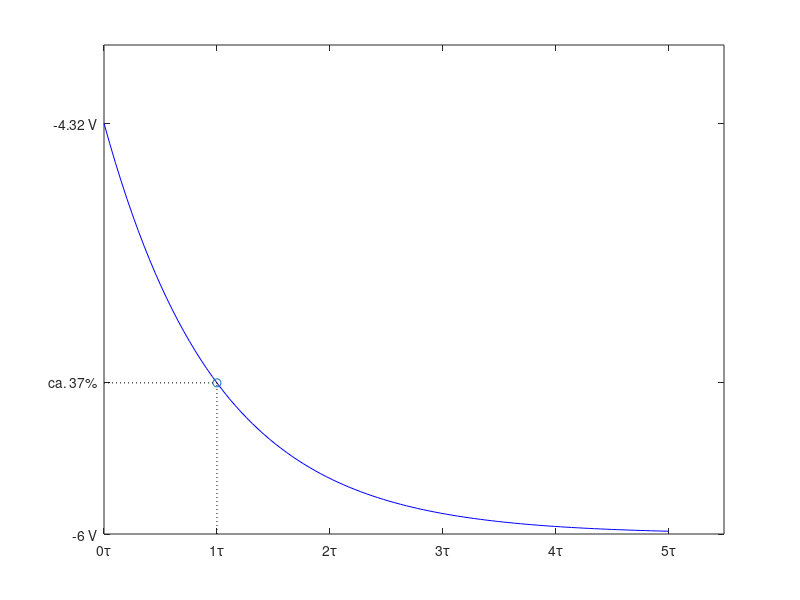

The MATLAB script that drew this image:
clc
Ohm = char(hex2dec('03A9'));

%% Variablendefinition der bekannten Werte

r1 = 4;
r2 = 6;
r3 = 10;
r4 = 8;
r5 = 5;
r6 = 12;
r7 = 20;

C = 15*10^(-6);
Us1 = 10;
Is2 = (120*10^(-3));
Is3 = 0.5;
T_0 = 100*10^(-3);

g1 = 1/r1;
g2 = 1/r2;
g3 = 1/r3;
g4 = 1/r4;
g5 = 1/r5;
g6 = 1/r6;
g7 = 1/r7;

%% Definition der Systemmatrix in der Form A * x = b von Schalterposition a

A_a = [g2+g3+g4, 0, -g3, -g4, 0;
    0, g1, 0, 0, 1;
    -g3, 0, g3, 0, -1;
    -g4, 0, 0, g4, 0;
    0, 1, -1, 0, 0];

b_a = [0; 0; Is2; -Is2; Us1];

%% Lösen der Systemgleichung
x_a = A_a^(-1)*b_a;



%% Berechnung von U_C_a = Anfangswert

U_C_a_temp = x_a(4);

U_C_a = sprintf("%.4f V" , U_C_a_temp)




%% Definition der Systemmatrix in der Form A * x = b von Schalterposition b

A_b = [g6+g7, -g7;
    -g7, g7];

b_b = [0; -Is3];

%% Lösen der Systemgleichung
x_b = A_b^(-1)*b_b;

%% Berechnung von U_Th

U_Th_temp = x_b(1);

U_Th = sprintf("%.4f V" , U_Th_temp)


%% Berechnung von R_Th_b

R_Th_temp = r5+r6;

R_Th = sprintf("%.0f %s" , R_Th_temp, Ohm)

%% Plot

tau = R_Th_temp * C;

t = linspace(0.1,0.101275);
t_label = linspace(0.1,0.101275, 6);


figure('Name','Spannung u_C ab T_0','NumberTitle','off');
axLims = [0.1 (0.1+5*tau) -6 -4.32];  %[x-min, x-max, y-min, y-max] axis limits
u_c = U_Th_temp + (U_C_a_temp - U_Th_temp)*exp((-t+T_0)/(C*R_Th_temp));

plot(t, u_c, 'b');
hold on
point = [0.1+tau, U_Th_temp + (U_C_a_temp - U_Th_temp)*exp((-(0.1+tau)+T_0)/(C*R_Th_temp))];
plot(point(1), point(2), 'o')
plot([point(1), point(1)], [axLims(3), point(2)], 'k:')  %vertical line
plot([axLims(1), point(1)], [point(2), point(2)], 'k:')  %horizontal line

xticks(t_label)
xticklabels({'0\tau','1\tau','2\tau','3\tau','4\tau','5\tau'})
yticks([-6 point(2) -4.32])
yticklabels({'-6 V', 'ca. 37%', '-4.32 V'})
